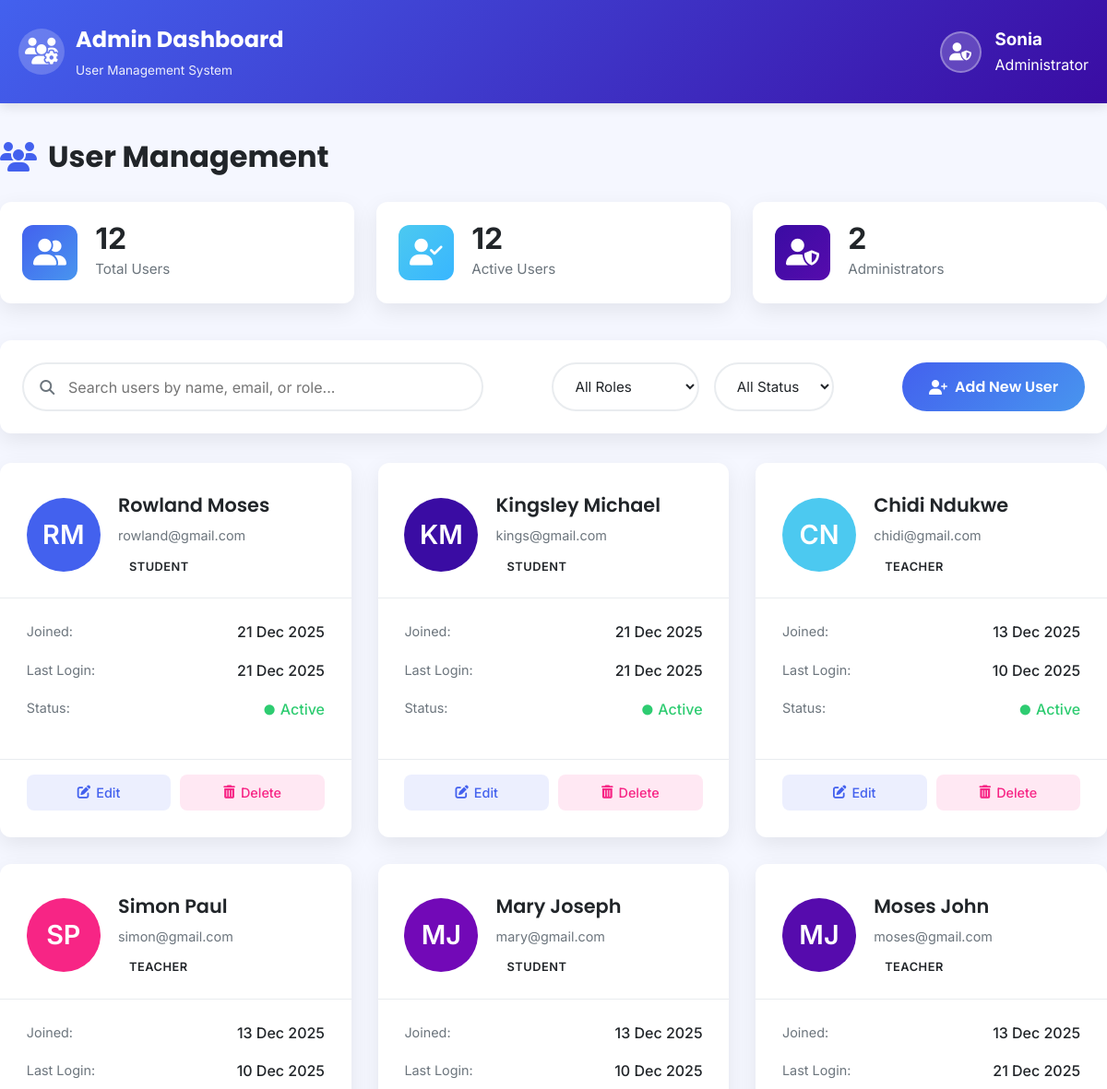
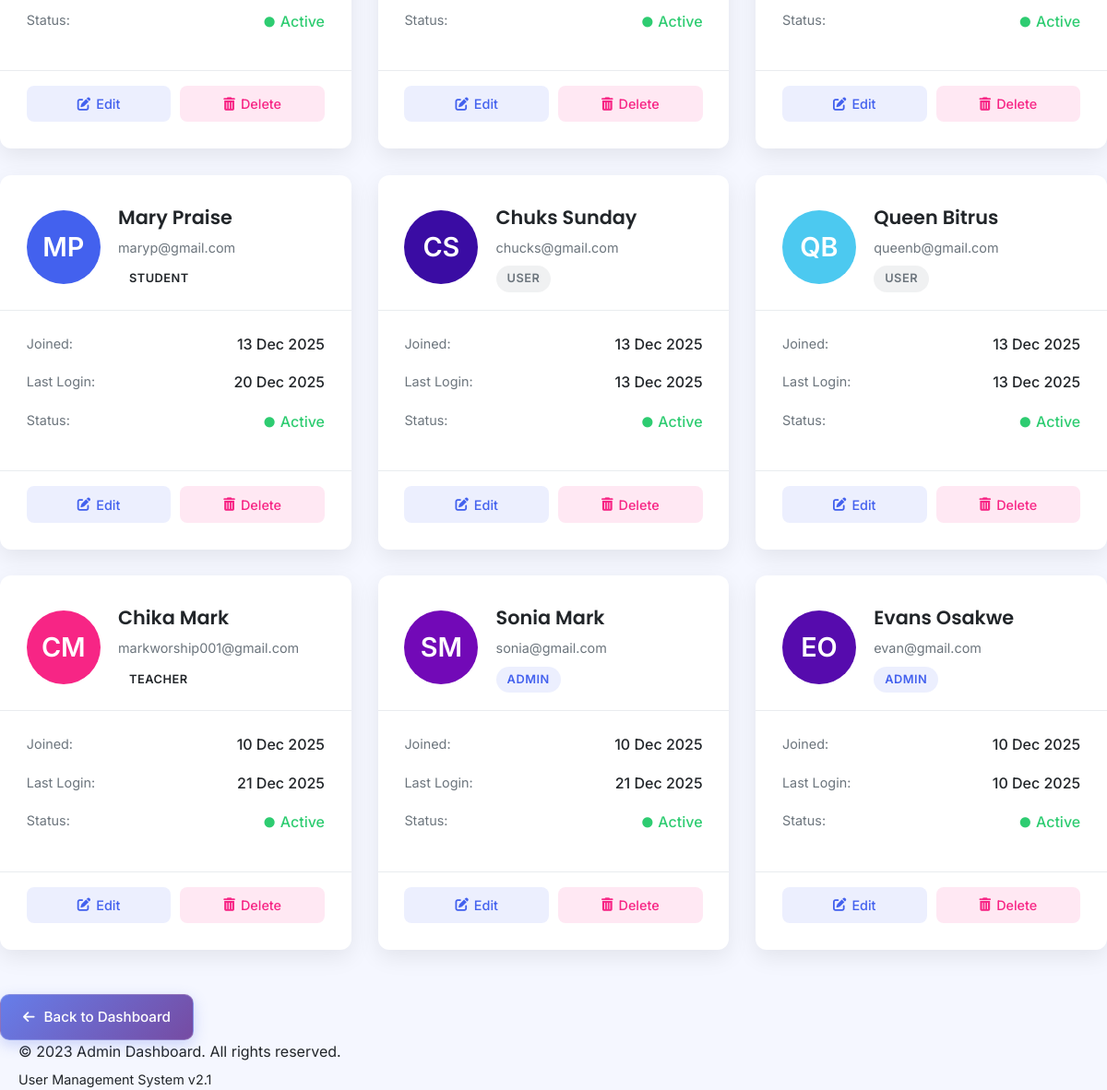
The page /api/exams/user_managemnt/ (signed in) on the database its author committed (2 pictures, top to bottom).
### users/models.py (models this page shows)
class User(AbstractBaseUser, PermissionsMixin):
  STATUS_ROLE = [
    ("student", "Student"),
    ("teacher", "Teacher"),
    ("admin", "Admin"),
    ("user", "User"),
  ]
  id = models.UUIDField(primary_key=True, default=uuid.uuid4, editable=False)
  first_name = models.CharField(max_length=230)
  last_name = models.CharField(max_length=230)
  email = models.EmailField(unique=True)
  role = models.CharField(max_length=230, choices=STATUS_ROLE, default="user")
  is_active = models.BooleanField(default=True)
  date_added = models.DateField(auto_now=True)
  objects = UserManager()
  active = ActiveManager()
  USERNAME_FIELD = "email"
  REQUIRED_FIELDS = ["first_name", "last_name"]

class Profile(models.Model):
  id = models.UUIDField(primary_key=True, default=uuid.uuid4, editable=False)
  user = models.ForeignKey("User", on_delete=models.CASCADE)
  name = models.CharField(max_length=230)
  name_of_School = models.CharField(max_length=230, default="Karmo Development Center")
  state = models.CharField(max_length=230, default="FCT Abuja")
  city = models.CharField(max_length=230, default="Amac")
  address = models.CharField(max_length=230)
  bio = models.TextField()
  role = models.CharField(max_length=230, null=True, blank=True)
  date_added = models.DateField(auto_now=True)

### teachers_users2_management/views.py (the view)
# urls.py: path("user_managemnt/", views.user_management, name="user_management"),
def user_management(request):
    if request.method == "GET":
        try:
            user_profile = Profile.objects.get(user=request.user)
            if user_profile.role != "admin":
                messages.error(request, "Access Denied")
                return redirect("admin_dashboard")
        except Profile.DoesNotExist:
            messages.error(request, "Profile not found")
            return redirect("admin_dashboard")
        users = User.objects.all().order_by('-date_added')
        users_data = UserSerializers(users, many=True).data
        processed_users = []
        colors = ["#4361ee", "#3a0ca3", "#4cc9f0", "#f72585", "#7209b7", "#560bad"]
        for i, user_dict in enumerate(users_data):
            user_id = str(user_dict.get('id'))
            email = user_dict.get('email')
            first_name = user_dict.get('first_name', '')
            last_name = user_dict.get('last_name', '')
            username = email.split("@")[0] if email else "user"
            if first_name and last_name:
                name = f"{first_name} {last_name}"
            elif first_name:
                name = first_name
            else:
                name = username
            if first_name and last_name:
                initials = f"{first_name[0]}{last_name[0]}"
            elif first_name:
                initials = first_name[0]
            else:
                initials = username[0].upper()
            try:
                user_obj = User.objects.get(id=user_id)
                profile = Profile.objects.get(user=user_obj)
                role = profile.role
                status = "active" if user_obj.is_active else "inactive"
                join_date = user_obj.date_added.strftime("%d %b %Y") if user_obj.date_added else "Unknown"
                last_login = user_obj.last_login.strftime("%d %b %Y") if user_obj.last_login else "Never"
            except:
                role = "user"
                status = "active"
                join_date = "Unknown"
                last_login = "Never"
            processed_users.append({
                'id': user_id,
                'name': name,
                'email': email,
                'username': username,
                'role': role,
                'status': status,
                'avatar_color': colors[i % len(colors)],
                'initials': initials,
                'join_date': join_date,
                'last_login': last_login,
            })
        total_users = users.count()
        active_users = users.filter(is_active=True).count()
        admin_count = Profile.objects.filter(role="admin").count()
        context = {
            'users': processed_users,
            'total_users': total_users,
            'active_users': active_users,
            'admin_count': admin_count,
        }
        return render(request, "all_users.html", context)

### templates/all_users.html (shortened to what this page needs)
{% load static %}
<!DOCTYPE html>
<html lang="en">
  <head>
    <link
      rel="stylesheet"
      href="https://cdnjs.cloudflare.com/ajax/libs/font-awesome/6.4.0/css/all.min.css"
    />
  </head>
  <body>
    <header>
      <div class="container header-content">
        <div class="logo-area">
          <div class="logo">
            <i class="fas fa-users-cog"></i>
          </div>
          <div class="logo-text">
            <h1>Admin Dashboard</h1>
            <p>User Management System</p>
          </div>
        </div>
        <div class="admin-info">
          <div class="admin-avatar">
            <i class="fas fa-user-shield"></i>
          </div>
          <div>
            <h3>
              {{ request.user.get_full_name|default:request.user.first_name }}
            </h3>
            <p>Administrator</p>
          </div>
        </div>
      </div>
    </header>
    <main class="main-content container">
      <div class="page-title">
        <i class="fas fa-users"></i>
        <span>User Management</span>
      </div>
      <div class="stats-container">
        <div class="stat-card">
          <div class="stat-icon total-users">
            <i class="fas fa-user-friends"></i>
          </div>
          <div class="stat-info">
            <h3>{{ total_users }}</h3>
            <p>Total Users</p>
          </div>
        </div>
        <div class="stat-card">
          <div class="stat-icon active-users">
            <i class="fas fa-user-check"></i>
          </div>
          <div class="stat-info">
            <h3>{{ active_users }}</h3>
            <p>Active Users</p>
          </div>
        </div>
        <div class="stat-card">
          <div class="stat-icon admins">
            <i class="fas fa-user-shield"></i>
          </div>
          <div class="stat-info">
            <h3>{{ admin_count }}</h3>
            <p>Administrators</p>
          </div>
        </div>
      </div>
      <div class="controls-section">
        <div class="search-box">
          <i class="fas fa-search"></i>
          <input
            type="text"
            id="searchInput"
            placeholder="Search users by name, email, or role..."
          />
        </div>
        <div class="filter-options">
          <select class="filter-select" id="roleFilter">
            <option value="all">All Roles</option>
          </select>
          <select class="filter-select" id="statusFilter">
            <option value="all">All Status</option>
          </select>
        </div>
        <button class="btn-add-user">
          <i class="fas fa-user-plus"></i>
          Add New User
        </button>
      </div>
      <div class="users-grid" id="usersGrid">
        {% if users %} {% for user in users %}
        <div
          class="user-card"
          data-user-id="{{ user.id }}"
          data-role="{{ user.role }}"
          data-status="{{ user.status }}"
        >
          <div class="user-header">
            <div
              class="user-avatar"
              style="background: {{ user.avatar_color }};"
            >
              {{ user.initials }}
            </div>
            <div class="user-info">
              <h3>{{ user.name }}</h3>
              <p class="user-email">{{ user.email }}</p>
              <span class="user-role role-{{ user.role }}"
                >{{ user.role|title }}</span
              >
            </div>
          </div>
          <div class="user-details">
            <div class="detail-row">
              <span class="detail-label">Joined:</span>
              <span class="detail-value">{{ user.join_date }}</span>
            </div>
            <div class="detail-row">
              <span class="detail-label">Last Login:</span>
              <span class="detail-value">{{ user.last_login }}</span>
            </div>
            <div class="detail-row">
              <span class="detail-label">Status:</span>
              <span class="detail-value">
                <span
                  class="status-indicator {% if user.status == 'active' %}status-active{% else %}status-inactive{% endif %}"
                >
                  <i class="fas fa-circle"></i> {{ user.status|title }}
                </span>
              </span>
            </div>
          </div>
          <div class="user-actions">
            <button class="action-btn btn-edit">
              <i class="fas fa-edit"></i> Edit
            </button>
            <button
              class="action-btn btn-delete"
              onclick="openDeleteModal('{{ user.id }}', '{{ user.name|escapejs }}', '{{ user.email|escapejs }}')"
            >
              <i class="fas fa-trash-alt"></i> Delete
            </button>
          </div>
        </div>
        {% endfor %} {% endif %}
      </div>
    </main>
    <div>
      <a href="{% url 'admin_dashboard' %}" class="btn btn-primary">
        <i class="fas fa-arrow-left"></i> Back to Dashboard
      </a>
    </div>
    <footer>
      <div class="container">
        <p>&copy; 2023 Admin Dashboard. All rights reserved.</p>
        <p style="margin-top: 5px; font-size: 0.9rem">
          User Management System v2.1
        </p>
      </div>
    </footer>
  </body>
</html>

### rows shown on the page
User: user.get_full_name "Sonia", email "sonia@gmail.com"
Profile: initials "RM", name "Rowland Moses", email "rowland@gmail.com", role "STUDENT", join_date "21 Dec 2025", last_login "21 Dec 2025", status "Active"
Profile: initials "KM", name "Kingsley Michael", email "kings@gmail.com", role "STUDENT", join_date "21 Dec 2025", last_login "21 Dec 2025", status "Active"
User: email "chidi@gmail.com"
Profile: role "TEACHER"
User: email "simon@gmail.com"
Profile: role "TEACHER"
User: email "mary@gmail.com"
Profile: role "STUDENT"
User: email "moses@gmail.com"
Profile: role "TEACHER"
User: email "maryp@gmail.com"
Profile: role "STUDENT"
Profile: initials "CS", name "Chuks Sunday", email "chucks@gmail.com", role "USER", join_date "13 Dec 2025", last_login "13 Dec 2025", status "Active"
Profile: initials "QB", name "Queen Bitrus", email "queenb@gmail.com", role "USER", join_date "13 Dec 2025", last_login "13 Dec 2025", status "Active"
User: email "markworship001@gmail.com"
Profile: role "TEACHER"
Profile: role "ADMIN"
Profile: initials "EO", name "Evans Osakwe", email "evan@gmail.com", role "ADMIN", join_date "10 Dec 2025", last_login "10 Dec 2025", status "Active"

### other values the page prints
{{ total_users }} "12"
{{ active_users }} "12"
{{ admin_count }} "2"
{{ user.initials }} "CN" "SP" "MJ" "MJ" "MP" "CM" "SM"
{{ user.name }} "Chidi Ndukwe" "Simon Paul" "Mary Joseph" "Moses John" "Mary Praise" "Chika Mark" "Sonia Mark"
{{ user.join_date }} "13 Dec 2025" "13 Dec 2025" "13 Dec 2025" "13 Dec 2025" "13 Dec 2025" "10 Dec 2025" "10 Dec 2025"
{{ user.last_login }} "10 Dec 2025" "10 Dec 2025" "10 Dec 2025" "21 Dec 2025" "20 Dec 2025" "21 Dec 2025" "21 Dec 2025"
{{ user.status|title }} "Active" "Active" "Active" "Active" "Active" "Active" "Active"
